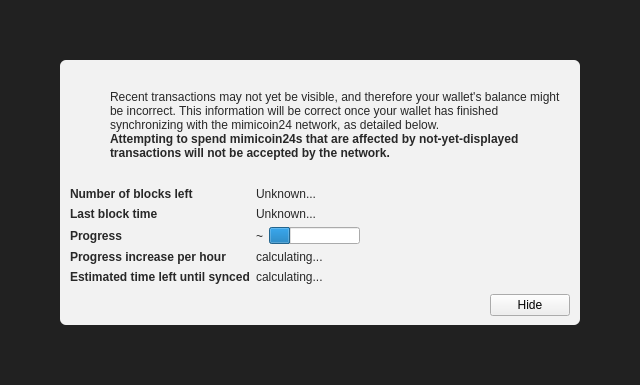
<?xml version="1.0" encoding="UTF-8"?>
<ui version="4.0">
 <class>ModalOverlay</class>
 <widget class="ModalOverlay" name="ModalOverlay">
  <property name="geometry">
   <rect>
    <x>0</x>
    <y>0</y>
    <width>640</width>
    <height>385</height>
   </rect>
  </property>
  <property name="windowTitle">
   <string>Form</string>
  </property>
  <layout class="QVBoxLayout" name="verticalLayout" stretch="0">
   <property name="sizeConstraint">
    <enum>QLayout::SetDefaultConstraint</enum>
   </property>
   <property name="leftMargin">
    <number>0</number>
   </property>
   <property name="topMargin">
    <number>0</number>
   </property>
   <property name="rightMargin">
    <number>0</number>
   </property>
   <property name="bottomMargin">
    <number>0</number>
   </property>
   <item>
    <widget class="QWidget" name="bgWidget" native="true">
     <property name="styleSheet">
      <string notr="true">#bgWidget { background: rgba(0,0,0,220); }</string>
     </property>
     <layout class="QVBoxLayout" name="verticalLayoutMain" stretch="1">
      <property name="leftMargin">
       <number>60</number>
      </property>
      <property name="topMargin">
       <number>60</number>
      </property>
      <property name="rightMargin">
       <number>60</number>
      </property>
      <property name="bottomMargin">
       <number>60</number>
      </property>
      <item>
       <widget class="QWidget" name="contentWidget" native="true">
        <property name="styleSheet">
         <string notr="true">#contentWidget { background: rgba(255,255,255,240); border-radius: 6px; }

QLabel { color: rgb(40,40,40);  }</string>
        </property>
        <layout class="QVBoxLayout" name="verticalLayoutSub" stretch="1,0,0,0">
         <property name="spacing">
          <number>0</number>
         </property>
         <property name="leftMargin">
          <number>10</number>
         </property>
         <property name="topMargin">
          <number>10</number>
         </property>
         <property name="rightMargin">
          <number>10</number>
         </property>
         <property name="bottomMargin">
          <number>10</number>
         </property>
         <item>
          <layout class="QHBoxLayout" name="horizontalLayoutIconText" stretch="0,1">
           <property name="topMargin">
            <number>20</number>
           </property>
           <item>
            <layout class="QVBoxLayout" name="verticalLayoutIcon">
             <property name="leftMargin">
              <number>0</number>
             </property>
             <item>
              <widget class="QPushButton" name="warningIcon">
               <property name="enabled">
                <bool>false</bool>
               </property>
               <property name="text">
                <string/>
               </property>
               <property name="icon">
                <iconset>
                 <normaloff>:/icons/warning</normaloff>
                 <disabledoff>:/icons/warning</disabledoff>:/icons/warning</iconset>
               </property>
               <property name="iconSize">
                <size>
                 <width>48</width>
                 <height>48</height>
                </size>
               </property>
               <property name="flat">
                <bool>true</bool>
               </property>
              </widget>
             </item>
             <item>
              <spacer name="verticalSpacerWarningIcon">
               <property name="orientation">
                <enum>Qt::Vertical</enum>
               </property>
               <property name="sizeHint" stdset="0">
                <size>
                 <width>20</width>
                 <height>40</height>
                </size>
               </property>
              </spacer>
             </item>
            </layout>
           </item>
           <item>
            <layout class="QVBoxLayout" name="verticalLayoutInfoText">
             <property name="leftMargin">
              <number>0</number>
             </property>
             <property name="topMargin">
              <number>0</number>
             </property>
             <item>
              <widget class="QLabel" name="infoText">
               <property name="text">
                <string>Recent transactions may not yet be visible, and therefore your wallet's balance might be incorrect. This information will be correct once your wallet has finished synchronizing with the mimicoin24 network, as detailed below.</string>
               </property>
               <property name="textFormat">
                <enum>Qt::RichText</enum>
               </property>
               <property name="wordWrap">
                <bool>true</bool>
               </property>
              </widget>
             </item>
             <item>
              <widget class="QLabel" name="infoTextStrong">
               <property name="font">
                <font>
                 <weight>75</weight>
                 <bold>true</bold>
                </font>
               </property>
               <property name="text">
                <string>Attempting to spend mimicoin24s that are affected by not-yet-displayed transactions will not be accepted by the network.</string>
               </property>
               <property name="textFormat">
                <enum>Qt::RichText</enum>
               </property>
               <property name="wordWrap">
                <bool>true</bool>
               </property>
              </widget>
             </item>
             <item>
              <spacer name="verticalSpacerInTextSpace">
               <property name="orientation">
                <enum>Qt::Vertical</enum>
               </property>
               <property name="sizeHint" stdset="0">
                <size>
                 <width>20</width>
                 <height>40</height>
                </size>
               </property>
              </spacer>
             </item>
            </layout>
           </item>
          </layout>
         </item>
         <item>
          <spacer name="verticalSpacerAfterText">
           <property name="orientation">
            <enum>Qt::Vertical</enum>
           </property>
           <property name="sizeHint" stdset="0">
            <size>
             <width>20</width>
             <height>40</height>
            </size>
           </property>
          </spacer>
         </item>
         <item>
          <layout class="QFormLayout" name="formLayout">
           <property name="fieldGrowthPolicy">
            <enum>QFormLayout::FieldsStayAtSizeHint</enum>
           </property>
           <property name="horizontalSpacing">
            <number>6</number>
           </property>
           <property name="verticalSpacing">
            <number>6</number>
           </property>
           <property name="topMargin">
            <number>10</number>
           </property>
           <item row="0" column="0">
            <widget class="QLabel" name="labelNumberOfBlocksLeft">
             <property name="font">
              <font>
               <weight>75</weight>
               <bold>true</bold>
              </font>
             </property>
             <property name="text">
              <string>Number of blocks left</string>
             </property>
            </widget>
           </item>
           <item row="0" column="1">
            <widget class="QLabel" name="numberOfBlocksLeft">
             <property name="text">
              <string>Unknown...</string>
             </property>
            </widget>
           </item>
           <item row="1" column="0">
            <widget class="QLabel" name="labelLastBlockTime">
             <property name="font">
              <font>
               <weight>75</weight>
               <bold>true</bold>
              </font>
             </property>
             <property name="text">
              <string>Last block time</string>
             </property>
            </widget>
           </item>
           <item row="1" column="1">
            <widget class="QLabel" name="newestBlockDate">
             <property name="sizePolicy">
              <sizepolicy hsizetype="Maximum" vsizetype="Preferred">
               <horstretch>0</horstretch>
               <verstretch>0</verstretch>
              </sizepolicy>
             </property>
             <property name="text">
              <string>Unknown...</string>
             </property>
            </widget>
           </item>
           <item row="2" column="0">
            <widget class="QLabel" name="labelSyncDone">
             <property name="font">
              <font>
               <weight>75</weight>
               <bold>true</bold>
              </font>
             </property>
             <property name="text">
              <string>Progress</string>
             </property>
            </widget>
           </item>
           <item row="2" column="1">
            <layout class="QHBoxLayout" name="horizontalLayoutSync" stretch="0,1">
             <item>
              <widget class="QLabel" name="percentageProgress">
               <property name="text">
                <string notr="true">~</string>
               </property>
              </widget>
             </item>
             <item>
              <widget class="QProgressBar" name="progressBar">
               <property name="value">
                <number>24</number>
               </property>
               <property name="format">
                <string/>
               </property>
              </widget>
             </item>
            </layout>
           </item>
           <item row="4" column="0">
            <widget class="QLabel" name="labelProgressIncrease">
             <property name="font">
              <font>
               <weight>75</weight>
               <bold>true</bold>
              </font>
             </property>
             <property name="text">
              <string>Progress increase per hour</string>
             </property>
            </widget>
           </item>
           <item row="4" column="1">
            <widget class="QLabel" name="progressIncreasePerH">
             <property name="text">
              <string>calculating...</string>
             </property>
            </widget>
           </item>
           <item row="5" column="0">
            <widget class="QLabel" name="labelEstimatedTimeLeft">
             <property name="font">
              <font>
               <weight>75</weight>
               <bold>true</bold>
              </font>
             </property>
             <property name="text">
              <string>Estimated time left until synced</string>
             </property>
            </widget>
           </item>
           <item row="5" column="1">
            <widget class="QLabel" name="expectedTimeLeft">
             <property name="text">
              <string>calculating...</string>
             </property>
            </widget>
           </item>
          </layout>
         </item>
         <item>
          <layout class="QHBoxLayout" name="horizontalLayoutButtons">
           <property name="leftMargin">
            <number>10</number>
           </property>
           <property name="topMargin">
            <number>10</number>
           </property>
           <item>
            <spacer name="horizontalSpacer">
             <property name="orientation">
              <enum>Qt::Horizontal</enum>
             </property>
             <property name="sizeHint" stdset="0">
              <size>
               <width>40</width>
               <height>20</height>
              </size>
             </property>
            </spacer>
           </item>
           <item>
            <widget class="QPushButton" name="closeButton">
             <property name="text">
              <string>Hide</string>
             </property>
            </widget>
           </item>
          </layout>
         </item>
        </layout>
       </widget>
      </item>
     </layout>
    </widget>
   </item>
  </layout>
 </widget>
 <customwidgets>
  <customwidget>
   <class>ModalOverlay</class>
   <extends>QWidget</extends>
   <header>modaloverlay.h</header>
   <container>1</container>
  </customwidget>
 </customwidgets>
 <resources/>
 <connections/>
</ui>
